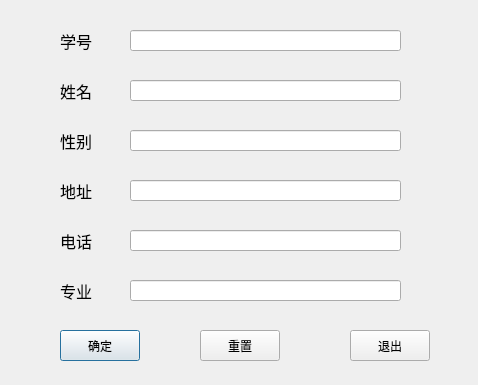
<?xml version="1.0" encoding="UTF-8"?>
<ui version="4.0">
 <class>updata_Dialog</class>
 <widget class="QDialog" name="updata_Dialog">
  <property name="geometry">
   <rect>
    <x>0</x>
    <y>0</y>
    <width>478</width>
    <height>385</height>
   </rect>
  </property>
  <property name="windowTitle">
   <string>Dialog</string>
  </property>
  <widget class="QLabel" name="label">
   <property name="geometry">
    <rect>
     <x>60</x>
     <y>20</y>
     <width>71</width>
     <height>41</height>
    </rect>
   </property>
   <property name="font">
    <font>
     <pointsize>12</pointsize>
    </font>
   </property>
   <property name="text">
    <string>学号</string>
   </property>
  </widget>
  <widget class="QLabel" name="label_2">
   <property name="geometry">
    <rect>
     <x>60</x>
     <y>70</y>
     <width>71</width>
     <height>41</height>
    </rect>
   </property>
   <property name="font">
    <font>
     <pointsize>12</pointsize>
    </font>
   </property>
   <property name="text">
    <string>姓名</string>
   </property>
  </widget>
  <widget class="QLabel" name="label_3">
   <property name="geometry">
    <rect>
     <x>60</x>
     <y>120</y>
     <width>71</width>
     <height>41</height>
    </rect>
   </property>
   <property name="font">
    <font>
     <pointsize>12</pointsize>
    </font>
   </property>
   <property name="text">
    <string>性别</string>
   </property>
  </widget>
  <widget class="QLabel" name="label_4">
   <property name="geometry">
    <rect>
     <x>60</x>
     <y>170</y>
     <width>71</width>
     <height>41</height>
    </rect>
   </property>
   <property name="font">
    <font>
     <pointsize>12</pointsize>
    </font>
   </property>
   <property name="text">
    <string>地址</string>
   </property>
  </widget>
  <widget class="QLabel" name="label_5">
   <property name="geometry">
    <rect>
     <x>60</x>
     <y>220</y>
     <width>71</width>
     <height>41</height>
    </rect>
   </property>
   <property name="font">
    <font>
     <pointsize>12</pointsize>
    </font>
   </property>
   <property name="text">
    <string>电话</string>
   </property>
  </widget>
  <widget class="QLabel" name="label_6">
   <property name="geometry">
    <rect>
     <x>60</x>
     <y>270</y>
     <width>71</width>
     <height>41</height>
    </rect>
   </property>
   <property name="font">
    <font>
     <pointsize>12</pointsize>
    </font>
   </property>
   <property name="text">
    <string>专业</string>
   </property>
  </widget>
  <widget class="QLineEdit" name="id">
   <property name="geometry">
    <rect>
     <x>130</x>
     <y>30</y>
     <width>271</width>
     <height>21</height>
    </rect>
   </property>
  </widget>
  <widget class="QLineEdit" name="name">
   <property name="geometry">
    <rect>
     <x>130</x>
     <y>80</y>
     <width>271</width>
     <height>21</height>
    </rect>
   </property>
  </widget>
  <widget class="QLineEdit" name="sex">
   <property name="geometry">
    <rect>
     <x>130</x>
     <y>130</y>
     <width>271</width>
     <height>21</height>
    </rect>
   </property>
  </widget>
  <widget class="QLineEdit" name="adress">
   <property name="geometry">
    <rect>
     <x>130</x>
     <y>180</y>
     <width>271</width>
     <height>21</height>
    </rect>
   </property>
  </widget>
  <widget class="QLineEdit" name="phone">
   <property name="geometry">
    <rect>
     <x>130</x>
     <y>230</y>
     <width>271</width>
     <height>21</height>
    </rect>
   </property>
  </widget>
  <widget class="QLineEdit" name="major">
   <property name="geometry">
    <rect>
     <x>130</x>
     <y>280</y>
     <width>271</width>
     <height>21</height>
    </rect>
   </property>
  </widget>
  <widget class="QPushButton" name="ok">
   <property name="geometry">
    <rect>
     <x>60</x>
     <y>330</y>
     <width>80</width>
     <height>31</height>
    </rect>
   </property>
   <property name="text">
    <string>确定</string>
   </property>
  </widget>
  <widget class="QPushButton" name="clear_data">
   <property name="geometry">
    <rect>
     <x>200</x>
     <y>330</y>
     <width>80</width>
     <height>31</height>
    </rect>
   </property>
   <property name="text">
    <string>重置</string>
   </property>
  </widget>
  <widget class="QPushButton" name="exit">
   <property name="geometry">
    <rect>
     <x>350</x>
     <y>330</y>
     <width>80</width>
     <height>31</height>
    </rect>
   </property>
   <property name="text">
    <string>退出</string>
   </property>
  </widget>
 </widget>
 <resources/>
 <connections/>
</ui>
